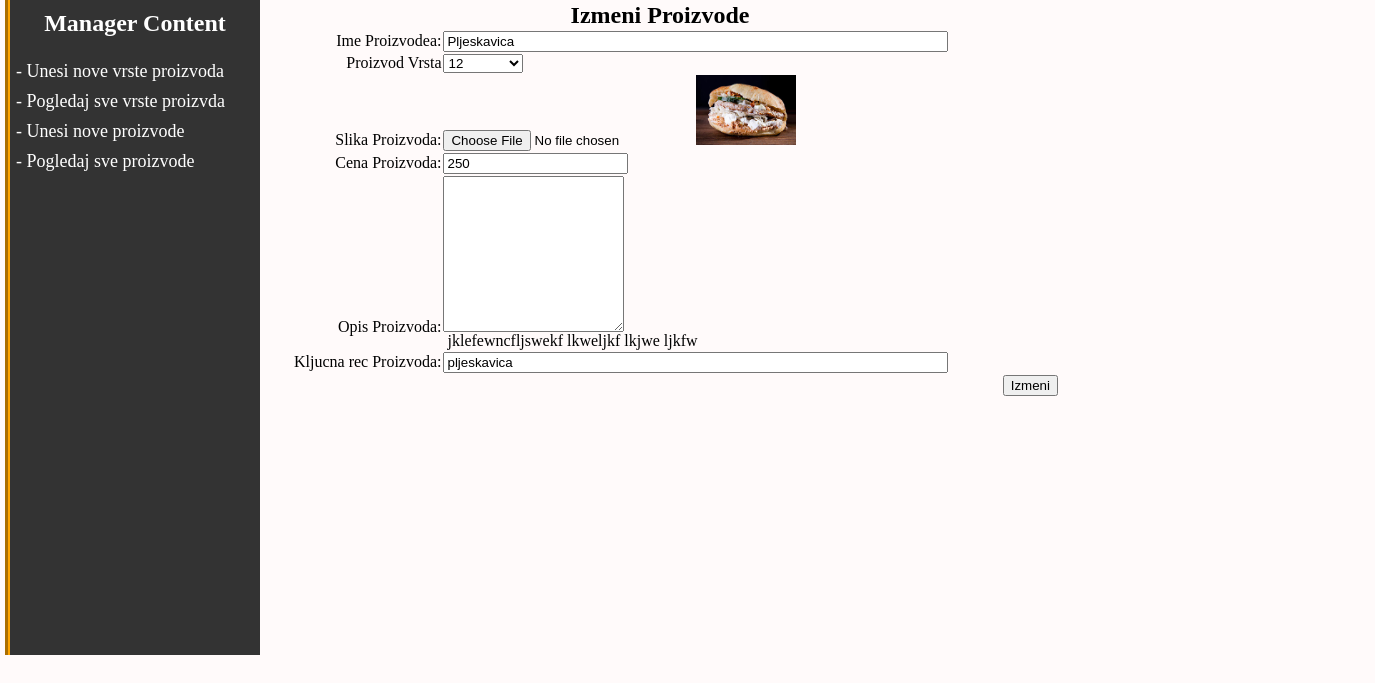
Page /admin_area/index.php?izmeni_proizvod=1 on the committed database.
### tables this page shows
CREATE TABLE `proizvodi` (
  `proizvod_id` int(100) NOT NULL,
  `proizvod_vrsta` int(100) NOT NULL,
  `proizvod_naziv` varchar(255) NOT NULL,
  `proizvod_cena` varchar(100) NOT NULL,
  `proizvod_opis` text NOT NULL,
  `proizvod_slika` text NOT NULL,
  `proizvod_kljucner` blob NOT NULL
);

### admin_area/izmeni_proizvod.php (the view, shortened to what this page needs)
<!DOCTYPE html>
<?php
include("includes/db.php");
if(isset($_GET['izmeni_proizvod'])){
    $get_id = $_GET['izmeni_proizvod'];
    $get_pro = "select * from proizvodi where proizvod_id='$get_id'";
                    $run_pro = mysqli_query($con, $get_pro);
                    $row_pro= mysqli_fetch_array($run_pro);
                        $proizvod_vrsta = $row_pro['proizvod_vrsta'];
                        $proizvod_naziv = $row_pro['proizvod_naziv'];
                        $proizvod_cena = $row_pro['proizvod_cena'];
                        $proizvod_opis = $row_pro['proizvod_opis'];
                        $proizvod_slika = $row_pro['proizvod_slika'];
                        $proizvod_kljucner = $row_pro['proizvod_kljucner'];
}
?>
<html>
    <head>
    </head>
    <body>
        <form action="" method="post" enctype="multipart/form-data">
            <table align="center" width="800" border="1">
                <tr align="center">
                    <td colspan="7"><h2>Izmeni Proizvode</h2></td>
                </tr>
                <tr>
                    <td align="right">Ime Proizvodea:</td>
                    <td><input type="text" name="proizvod_naziv" size="60" value="<?php echo $proizvod_naziv;?>"/></td>
                </tr>
                <tr>
                    <td align="right">Proizvod Vrsta</td>
                    <td>
                        <select name="proizvod_vrsta">
                            <option><?php echo $proizvod_vrsta;?></option>
                        </select>
                    </td>
                </tr>
                <tr>
                    <td align="right">Slika Proizvoda:</td>
                    <td><input type="file" name="proizvod_slika"/><img src="product_images/<?php echo $proizvod_slika;?>" width="100" height="70"></td>
                </tr>
                <tr>
                    <td align="right">Cena Proizvoda:</td>
                    <td><input type="text" name="proizvod_cena" value="<?php echo $proizvod_cena;?>"/></td>
                </tr>
                <tr>
                    <td align="right">Opis Proizvoda:</td>
                    <td><textarea name="proizvod_opis" cols="20" rows="10"></textarea><?php echo $proizvod_opis;?></td>
                </tr>
                <tr>
                    <td align="right">Kljucna rec Proizvoda:</td>
                    <td><input type="text" name="proizvod_kljucner" size="60" value="<?php echo $proizvod_kljucner;?>"/></td>
                </tr>
                <tr align="right">
                    <td colspan="7"><button type="submit" name="izmeni_post">Izmeni</button></td>
                </tr>
            </table>
        </form>
    </body>
</html>

### admin_area/styles/style.css (style rules this page uses)
html, body, div, span, applet, object, iframe, h1, h2, h3, h4, h5, h6, p, blockquote, pre, a, abbr, acronym, address, big, cite, code, del, dfn, em, img, ins, kbd, q, s, samp, small, strike, strong, sub, sup, tt, var, b, u, i, center, dl, dt, dd, ol, ul, li, fieldset, form, label, legend, table, caption, tbody, tfoot, thead, tr, th, td, article, aside, canvas, details, embed, figure, figcaption, footer, header, hgroup, menu, nav, output, ruby, section, summary, time, mark, audio, video { margin: 0; padding: 0; border: 0; vertical-align: baseline; }
body { background: snow; }

### rows in the picture
proizvodi: proizvod_naziv "Pljeskavica", proizvod_vrsta "12", proizvod_slika (picture), proizvod_cena "250", proizvod_opis "jklefewncfljswekf lkweljkf lkjwe ljkfw", proizvod_kljucner "pljeskavica"
